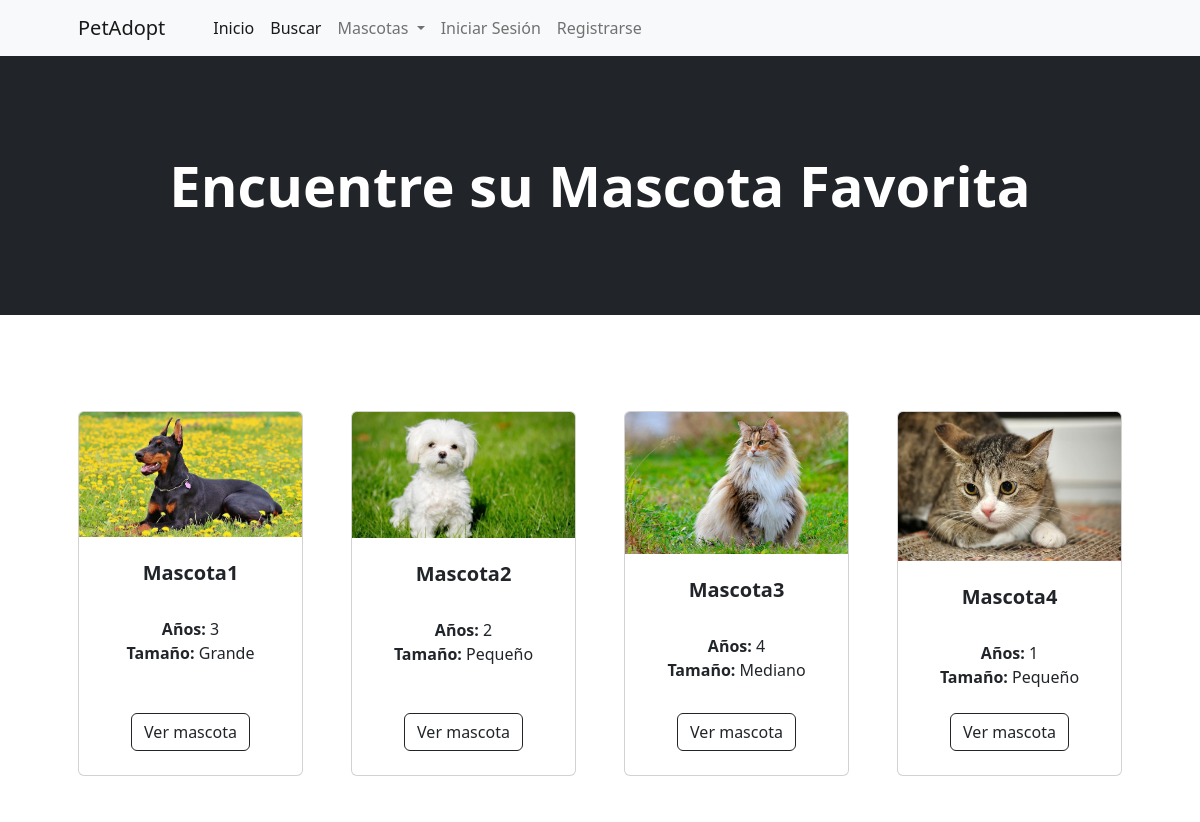
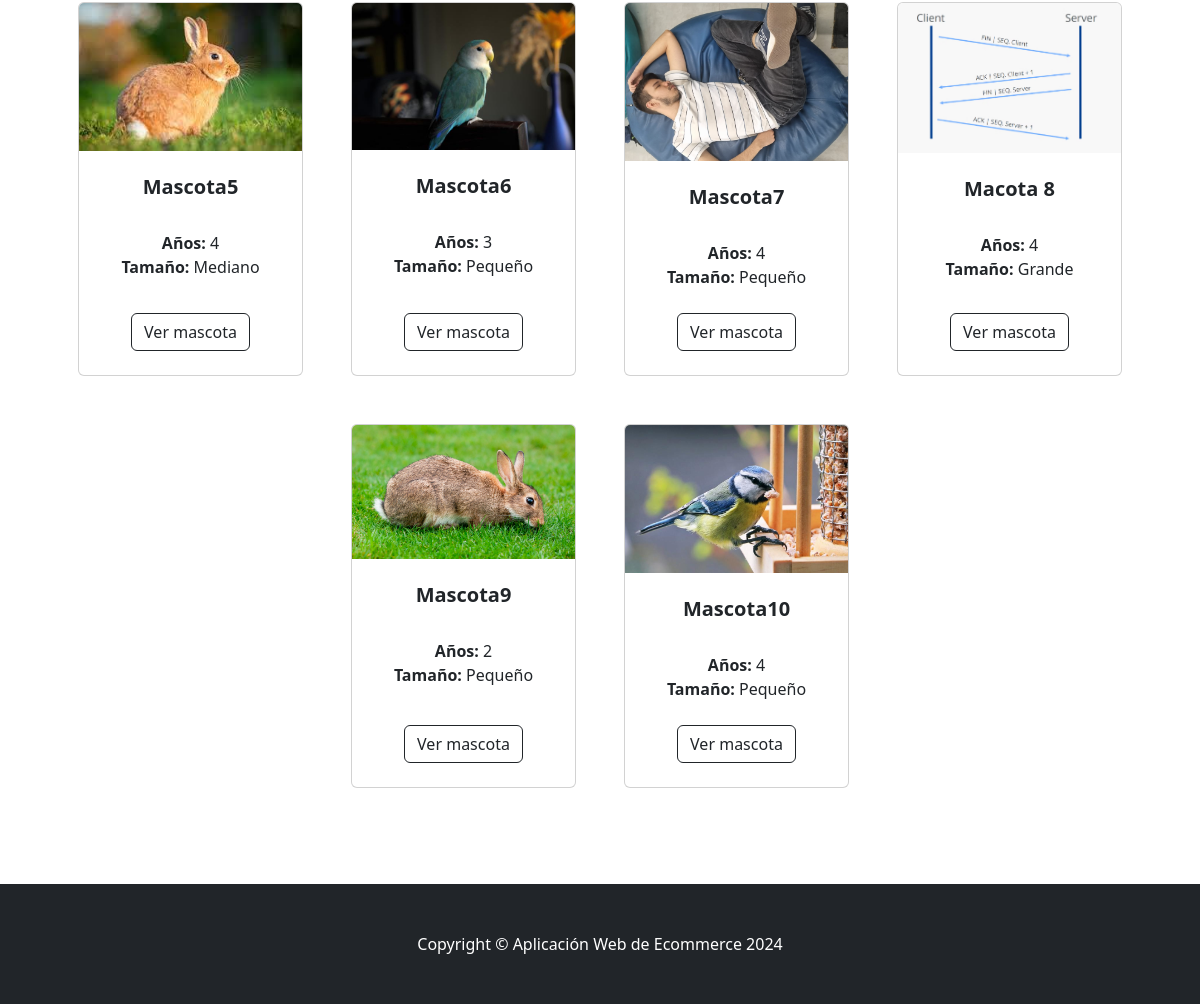
The app's page /lista_mascotas/ with its own data (2 pictures, top to bottom).
### pag/models.py (models this page shows, shortened)
class Mascota(models.Model):
    name = models.CharField(max_length=50)
    tamano = models.CharField(max_length=10)
    tipo = models.ForeignKey(Tipo, on_delete=models.CASCADE, default=1)
    edad = models.CharField(max_length=10, default='', blank=True, null=False)
    sexo = models.CharField(max_length=10)
    descripcion = models.TextField(max_length=250, default='')
    lugar_adopcion = models.ForeignKey(LugarAdopcion, on_delete=models.CASCADE, null=False)
    image = models.ImageField(upload_to='uploads/mascota/')

### pag/views.py (the view)
# urls.py: path('lista_mascotas/', views.lista_mascotas, name='lista_mascotas'),
def lista_mascotas(request):
    mascotas = Mascota.objects.all()
    return render(request, 'lista_mascotas.html', {'mascotas':mascotas})

### pag/templates/lista_mascotas.html
{% extends 'base.html' %}
{% block content%}
        <header class="bg-dark py-5">
            <div class="container px-4 px-lg-5 my-5">
                <div class="text-center text-white">
                    <h1 class="display-4 fw-bolder">Encuentre su Mascota Favorita</h1>
                </div>
            </div>
        </header>
        <section class="py-5">
            <div class="container px-4 px-lg-5 mt-5">
                <div class="row gx-4 gx-lg-5 row-cols-2 row-cols-md-3 row-cols-xl-4 justify-content-center">
                    {% for mascota in mascotas %}
                        <div class="col mb-5">
                            <div class="card h-100">
                                <img class="card-img-top" src="{{ mascota.image.url }}" alt="..." />
                                <div class="card-body p-4">
                                    <div class="text-center">
                                        <h5 class="fw-bolder">{{ mascota.name }}</h5>
                                        <br>
                                        <strong>Años: </strong>{{ mascota.edad }}
                                        <br>
                                        <strong>Tamaño: </strong>{{ mascota.tamano }}
                                        <br>
                                    </div>
                                </div>
                                <div class="card-footer p-4 pt-0 border-top-0 bg-transparent">
                                    <div class="text-center"><a class="btn btn-outline-dark mt-auto" href="{% url 'mascota' mascota.id %}">Ver mascota</a></div>
                                </div>
                            </div>
                        </div>
                    {% endfor %}
            </div>
        </section>
{% endblock %}

### records on screen
Mascota: image (picture), name "Mascota1", edad "3", tamano "Grande"
Mascota: image (placeholder picture), name "Mascota2", edad "2", tamano "Pequeño"
Mascota: image (picture), name "Mascota3", edad "4", tamano "Mediano"
Mascota: image (picture), name "Mascota4", edad "1", tamano "Pequeño"
Mascota: image (picture), name "Mascota5", edad "4", tamano "Mediano"
Mascota: image (picture), name "Mascota6", edad "3", tamano "Pequeño"
Mascota: image (picture), name "Mascota7", edad "4", tamano "Pequeño"
Mascota: image (picture), name "Macota 8", edad "4", tamano "Grande"
Mascota: image (picture), name "Mascota9", edad "2", tamano "Pequeño"
Mascota: image (picture), name "Mascota10", edad "4", tamano "Pequeño"
